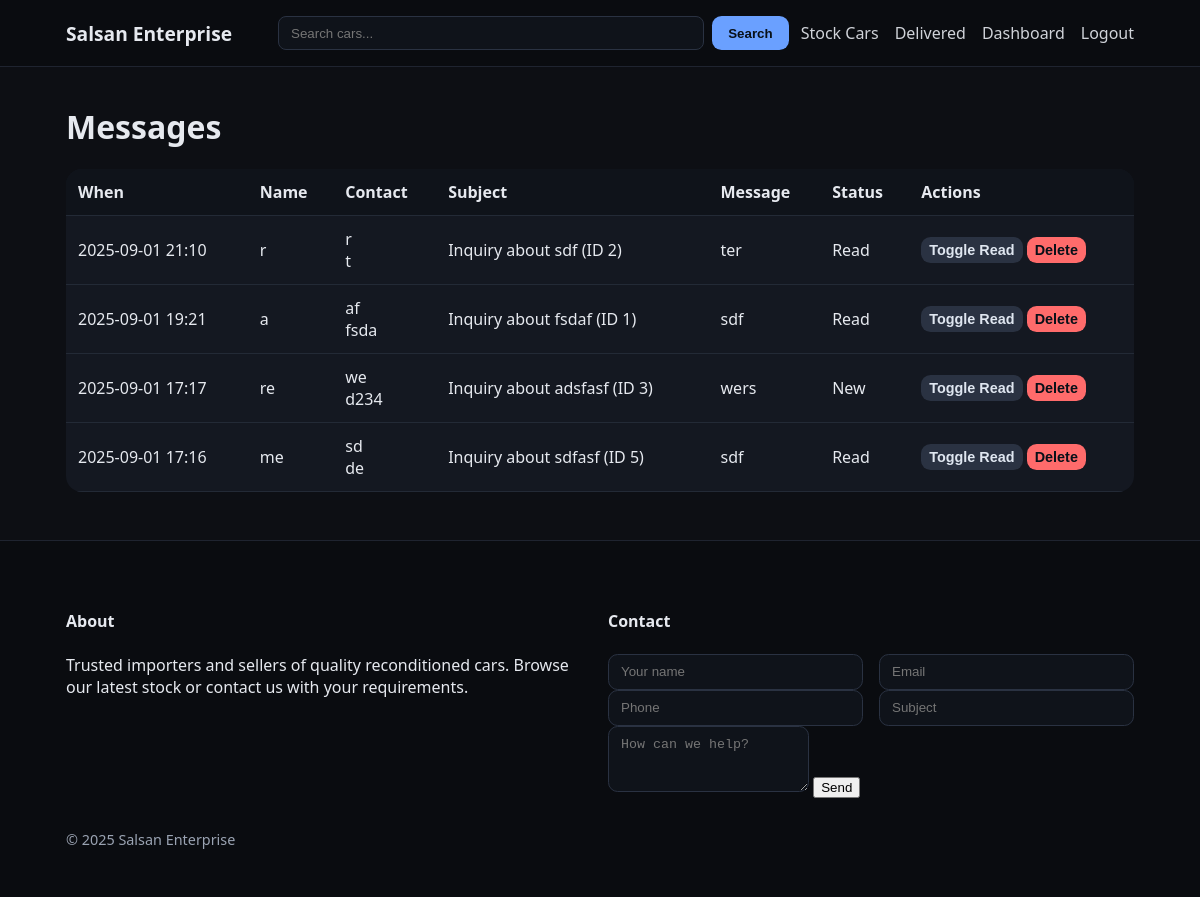
The app's page /admin/messages (signed in) with its own data.
### models.py (models this page shows)
class Message(db.Model):
    __tablename__ = "messages"
    id = db.Column(db.Integer, primary_key=True)
    name = db.Column(db.String(120), nullable=False)
    email = db.Column(db.String(120))
    phone = db.Column(db.String(50))
    subject = db.Column(db.String(200))
    body = db.Column(db.Text, nullable=False)
    created_at = db.Column(db.DateTime, default=datetime.utcnow)
    is_read = db.Column(db.Boolean, default=False, index=True)

### app.py (the view)
    @app.route("/admin/messages")
    @login_required
    def admin_messages():
        msgs = Message.query.order_by(Message.created_at.desc()).all()
        return render_template("admin/messages.html", messages=msgs)

### templates/admin/messages.html (shortened to what this page needs)
{% extends "base.html" %}
{% block content %}
<h1>Messages</h1>
<div class="table-scroll">
  <table class="table admin-list">
  <thead>
    <tr><th>When</th><th>Name</th><th>Contact</th><th>Subject</th><th>Message</th><th>Status</th><th>Actions</th></tr>
  </thead>
  <tbody>
  {% for m in messages %}
    <tr class="{{ '' if m.is_read else 'unread' }}">
      <td>{{ m.created_at.strftime('%Y-%m-%d %H:%M') }}</td>
      <td>{{ m.name }}</td>
      <td>
        {% if m.email %}<div>{{ m.email }}</div>{% endif %}
        {% if m.phone %}<div>{{ m.phone }}</div>{% endif %}
      </td>
      <td>{{ m.subject or '—' }}</td>
      <td style="max-width:400px">{{ m.body }}</td>
      <td>{{ 'Read' if m.is_read else 'New' }}</td>
      <td class="nowrap">
        <form action="{{ url_for('admin_messages_toggle_read', msg_id=m.id) }}" method="post" style="display:inline">
          <button class="btn small secondary">Toggle Read</button>
        </form>
        <form action="{{ url_for('admin_messages_delete', msg_id=m.id) }}" method="post" style="display:inline" onsubmit="return confirm('Delete this message?')">
          <button class="btn small danger">Delete</button>
        </form>
      </td>
    </tr>
  {% else %}
    <tr><td colspan="7" class="muted">No messages.</td></tr>
  {% endfor %}
  </tbody>
</table>
</div>
{% endblock %}

### static/css/style.css (style rules this page uses)
:root { --bg:#0d0f14; --card:#141821; --muted:#9aa3b2; --text:#e6e9ef; --brand:#6aa0ff; --accent:#2ecc71; --danger:#ff6b6b; --warning:#f0ad4e; }
* { box-sizing:border-box; }
html,body { height:100%; }
body { margin:0; font-family:system-ui,-apple-system,Segoe UI,Roboto,Ubuntu; background:var(--bg); color:var(--text); }
.search button,.btn { padding:.6rem 1rem; border-radius:.6rem; background:var(--brand); border:none; color:#081018; font-weight:700; cursor:pointer; }
.btn.small { padding:.3rem .5rem; font-weight:600; }
.btn.secondary { background:#2a3242; color:#dfe6f0; }
.btn.danger { background:var(--danger); }
.table { width:100%; border-collapse:collapse; background:var(--card); border-radius:1rem; overflow:hidden; }
.table th,.table td { padding:.75rem .75rem; border-bottom:1px solid #232a36; text-align:left; }
.table thead { background:#0f131a; }
.nowrap { white-space:nowrap; }
.small { font-size:.9rem; }
.table-scroll { width:100%; overflow-x:auto; -webkit-overflow-scrolling: touch; }
.table.admin-list { min-width: 760px; }
.table.admin-list th, .table.admin-list td { white-space: nowrap; }
.table.admin-list td:nth-child(3), .table.admin-list th:nth-child(3) { white-space: normal; }

### records on screen
Message: created_at "2025-09-01 21:10", name "r", email "r", phone "t", subject "Inquiry about sdf (ID 2)", body "ter", is_read "Read"
Message: created_at "2025-09-01 19:21", name "a", email "af", phone "fsda", subject "Inquiry about fsdaf (ID 1)", body "sdf", is_read "Read"
Message: created_at "2025-09-01 17:17", name "re", email "we", phone "d234", subject "Inquiry about adsfasf (ID 3)", body "wers", is_read "New"
Message: created_at "2025-09-01 17:16", name "me", email "sd", phone "de", subject "Inquiry about sdfasf (ID 5)", body "sdf", is_read "Read"

### other values on screen
{{ 2025 }} "2025"
